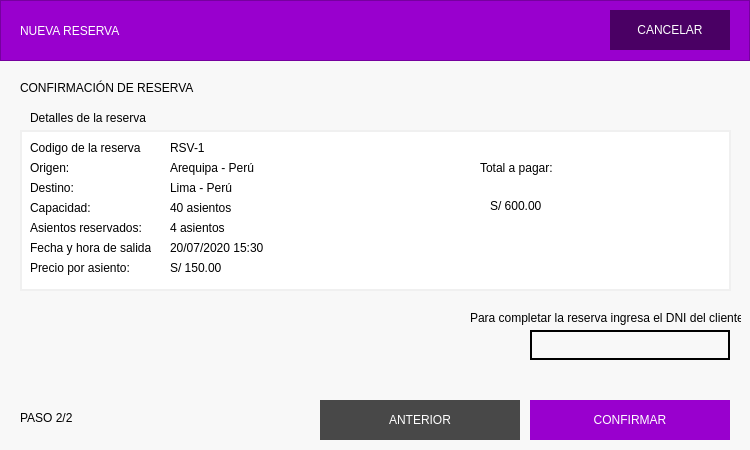
<?xml version="1.0" encoding="UTF-8"?>
<ui version="4.0">
 <class>NuevaReservaDView</class>
 <widget class="QWidget" name="NuevaReservaDView">
  <property name="geometry">
   <rect>
    <x>0</x>
    <y>0</y>
    <width>750</width>
    <height>450</height>
   </rect>
  </property>
  <property name="windowTitle">
   <string>Form</string>
  </property>
  <property name="styleSheet">
   <string notr="true">background-color: #f8f8f8;</string>
  </property>
  <widget class="QLabel" name="label_5">
   <property name="geometry">
    <rect>
     <x>20</x>
     <y>80</y>
     <width>231</width>
     <height>16</height>
    </rect>
   </property>
   <property name="styleSheet">
    <string notr="true">font: 800 12pt &quot;Roboto&quot;;</string>
   </property>
   <property name="text">
    <string>CONFIRMACIÓN DE RESERVA</string>
   </property>
  </widget>
  <widget class="QPushButton" name="btnConfirmar">
   <property name="geometry">
    <rect>
     <x>530</x>
     <y>400</y>
     <width>200</width>
     <height>40</height>
    </rect>
   </property>
   <property name="styleSheet">
    <string notr="true">QPushButton{
background-color: #9900CE;
color: #ffffff;
font: 800 10pt &quot;Roboto&quot;;
border:none;
transition: all .5s;
}

QPushButton:hover{
	background-color: #6B0C8C
}

QPushButton:pressed{
	background-color: #A30DD8;
}</string>
   </property>
   <property name="text">
    <string>CONFIRMAR</string>
   </property>
  </widget>
  <widget class="QFrame" name="frame">
   <property name="geometry">
    <rect>
     <x>0</x>
     <y>0</y>
     <width>750</width>
     <height>61</height>
    </rect>
   </property>
   <property name="styleSheet">
    <string notr="true">background-color: rgb(153, 0, 206);</string>
   </property>
   <property name="frameShape">
    <enum>QFrame::StyledPanel</enum>
   </property>
   <property name="frameShadow">
    <enum>QFrame::Raised</enum>
   </property>
   <widget class="QLabel" name="label">
    <property name="geometry">
     <rect>
      <x>20</x>
      <y>10</y>
      <width>321</width>
      <height>41</height>
     </rect>
    </property>
    <property name="styleSheet">
     <string notr="true">font: 800 30pt &quot;Roboto&quot;;
color: #FFFFFF;</string>
    </property>
    <property name="text">
     <string>NUEVA RESERVA</string>
    </property>
   </widget>
   <widget class="QPushButton" name="btnCancelar">
    <property name="geometry">
     <rect>
      <x>610</x>
      <y>10</y>
      <width>120</width>
      <height>40</height>
     </rect>
    </property>
    <property name="styleSheet">
     <string notr="true">QPushButton{
background-color: #4A0064;
border: none;
color: #FFFFFF;
font: 800 10pt &quot;Roboto&quot;;
}

QPushButton:hover{
background-color: #F94E4E;
}

QPushButton:pressed{
background-color: #EE2525;
}</string>
    </property>
    <property name="text">
     <string>CANCELAR</string>
    </property>
   </widget>
  </widget>
  <widget class="QLabel" name="label_6">
   <property name="geometry">
    <rect>
     <x>20</x>
     <y>410</y>
     <width>181</width>
     <height>16</height>
    </rect>
   </property>
   <property name="styleSheet">
    <string notr="true">font: 800 12pt &quot;Roboto&quot;;</string>
   </property>
   <property name="text">
    <string>PASO 2/2</string>
   </property>
  </widget>
  <widget class="QPushButton" name="btnAnterior">
   <property name="geometry">
    <rect>
     <x>320</x>
     <y>400</y>
     <width>200</width>
     <height>40</height>
    </rect>
   </property>
   <property name="styleSheet">
    <string notr="true">QPushButton{
background-color: #484848;
color: #ffffff;
font: 800 10pt &quot;Roboto&quot;;
border:none;
transition: all .5s;
}

QPushButton:hover{
	background-color: #333232
}

QPushButton:pressed{
	background-color: #484848;
}</string>
   </property>
   <property name="text">
    <string>ANTERIOR</string>
   </property>
  </widget>
  <widget class="QFrame" name="frame_2">
   <property name="geometry">
    <rect>
     <x>20</x>
     <y>130</y>
     <width>711</width>
     <height>161</height>
    </rect>
   </property>
   <property name="styleSheet">
    <string notr="true">background-color: #FFFFFF;
border: 2px solid #f0f0f0;</string>
   </property>
   <property name="frameShape">
    <enum>QFrame::StyledPanel</enum>
   </property>
   <property name="frameShadow">
    <enum>QFrame::Raised</enum>
   </property>
   <widget class="QLabel" name="label_3">
    <property name="geometry">
     <rect>
      <x>10</x>
      <y>10</y>
      <width>111</width>
      <height>16</height>
     </rect>
    </property>
    <property name="styleSheet">
     <string notr="true">font: 800 8pt &quot;Roboto&quot;;
border: none;</string>
    </property>
    <property name="text">
     <string>Codigo de la reserva:</string>
    </property>
   </widget>
   <widget class="QLabel" name="label_4">
    <property name="geometry">
     <rect>
      <x>10</x>
      <y>30</y>
      <width>111</width>
      <height>16</height>
     </rect>
    </property>
    <property name="styleSheet">
     <string notr="true">font: 800 8pt &quot;Roboto&quot;;
border: none;</string>
    </property>
    <property name="text">
     <string>Origen:</string>
    </property>
   </widget>
   <widget class="QLabel" name="label_7">
    <property name="geometry">
     <rect>
      <x>10</x>
      <y>50</y>
      <width>111</width>
      <height>16</height>
     </rect>
    </property>
    <property name="styleSheet">
     <string notr="true">font: 800 8pt &quot;Roboto&quot;;
border: none;</string>
    </property>
    <property name="text">
     <string>Destino:</string>
    </property>
   </widget>
   <widget class="QLabel" name="label_8">
    <property name="geometry">
     <rect>
      <x>10</x>
      <y>70</y>
      <width>111</width>
      <height>16</height>
     </rect>
    </property>
    <property name="styleSheet">
     <string notr="true">font: 800 8pt &quot;Roboto&quot;;
border: none;</string>
    </property>
    <property name="text">
     <string>Capacidad:</string>
    </property>
   </widget>
   <widget class="QLabel" name="label_9">
    <property name="geometry">
     <rect>
      <x>10</x>
      <y>90</y>
      <width>111</width>
      <height>16</height>
     </rect>
    </property>
    <property name="styleSheet">
     <string notr="true">font: 800 8pt &quot;Roboto&quot;;
border: none;</string>
    </property>
    <property name="text">
     <string>Asientos reservados:</string>
    </property>
   </widget>
   <widget class="QLabel" name="label_10">
    <property name="geometry">
     <rect>
      <x>10</x>
      <y>110</y>
      <width>121</width>
      <height>16</height>
     </rect>
    </property>
    <property name="styleSheet">
     <string notr="true">font: 800 8pt &quot;Roboto&quot;;
border: none;</string>
    </property>
    <property name="text">
     <string>Fecha y hora de salida:</string>
    </property>
   </widget>
   <widget class="QLabel" name="label_11">
    <property name="geometry">
     <rect>
      <x>10</x>
      <y>130</y>
      <width>121</width>
      <height>16</height>
     </rect>
    </property>
    <property name="styleSheet">
     <string notr="true">font: 800 8pt &quot;Roboto&quot;;
border: none;</string>
    </property>
    <property name="text">
     <string>Precio por asiento:</string>
    </property>
   </widget>
   <widget class="QLabel" name="label_12">
    <property name="geometry">
     <rect>
      <x>460</x>
      <y>30</y>
      <width>111</width>
      <height>16</height>
     </rect>
    </property>
    <property name="styleSheet">
     <string notr="true">font: 800 8pt &quot;Roboto&quot;;
border: none;</string>
    </property>
    <property name="text">
     <string>Total a pagar:</string>
    </property>
   </widget>
   <widget class="QLabel" name="lblPrecioTotal">
    <property name="geometry">
     <rect>
      <x>470</x>
      <y>50</y>
      <width>201</width>
      <height>51</height>
     </rect>
    </property>
    <property name="styleSheet">
     <string notr="true">font: 800 30pt &quot;Roboto&quot;;
border: none;</string>
    </property>
    <property name="text">
     <string>S/ 600.00</string>
    </property>
   </widget>
   <widget class="QLabel" name="lblCodigoReserva">
    <property name="geometry">
     <rect>
      <x>150</x>
      <y>10</y>
      <width>111</width>
      <height>16</height>
     </rect>
    </property>
    <property name="styleSheet">
     <string notr="true">font: 8pt &quot;Roboto&quot;;
border: none;</string>
    </property>
    <property name="text">
     <string>RSV-1</string>
    </property>
   </widget>
   <widget class="QLabel" name="lblOrigen">
    <property name="geometry">
     <rect>
      <x>150</x>
      <y>30</y>
      <width>111</width>
      <height>16</height>
     </rect>
    </property>
    <property name="styleSheet">
     <string notr="true">font: 8pt &quot;Roboto&quot;;
border: none;</string>
    </property>
    <property name="text">
     <string>Arequipa - Perú</string>
    </property>
   </widget>
   <widget class="QLabel" name="lblDestino">
    <property name="geometry">
     <rect>
      <x>150</x>
      <y>50</y>
      <width>111</width>
      <height>16</height>
     </rect>
    </property>
    <property name="styleSheet">
     <string notr="true">font: 8pt &quot;Roboto&quot;;
border: none;</string>
    </property>
    <property name="text">
     <string>Lima - Perú</string>
    </property>
   </widget>
   <widget class="QLabel" name="lblCapacidad">
    <property name="geometry">
     <rect>
      <x>150</x>
      <y>70</y>
      <width>111</width>
      <height>16</height>
     </rect>
    </property>
    <property name="styleSheet">
     <string notr="true">font: 8pt &quot;Roboto&quot;;
border: none;</string>
    </property>
    <property name="text">
     <string>40 asientos</string>
    </property>
   </widget>
   <widget class="QLabel" name="lblAsientosReservados">
    <property name="geometry">
     <rect>
      <x>150</x>
      <y>90</y>
      <width>111</width>
      <height>16</height>
     </rect>
    </property>
    <property name="styleSheet">
     <string notr="true">font: 8pt &quot;Roboto&quot;;
border: none;</string>
    </property>
    <property name="text">
     <string>4 asientos</string>
    </property>
   </widget>
   <widget class="QLabel" name="lblFechaPartida">
    <property name="geometry">
     <rect>
      <x>150</x>
      <y>110</y>
      <width>111</width>
      <height>16</height>
     </rect>
    </property>
    <property name="styleSheet">
     <string notr="true">font: 8pt &quot;Roboto&quot;;
border: none;</string>
    </property>
    <property name="text">
     <string>20/07/2020 15:30</string>
    </property>
   </widget>
   <widget class="QLabel" name="lblPrecioAsiento">
    <property name="geometry">
     <rect>
      <x>150</x>
      <y>130</y>
      <width>111</width>
      <height>16</height>
     </rect>
    </property>
    <property name="styleSheet">
     <string notr="true">font: 8pt &quot;Roboto&quot;;
border: none;</string>
    </property>
    <property name="text">
     <string>S/ 150.00</string>
    </property>
   </widget>
  </widget>
  <widget class="QLabel" name="label_2">
   <property name="geometry">
    <rect>
     <x>30</x>
     <y>110</y>
     <width>131</width>
     <height>16</height>
    </rect>
   </property>
   <property name="styleSheet">
    <string notr="true">font: 8pt &quot;Roboto&quot;;</string>
   </property>
   <property name="text">
    <string>Detalles de la reserva</string>
   </property>
  </widget>
  <widget class="QLabel" name="label_13">
   <property name="geometry">
    <rect>
     <x>470</x>
     <y>310</y>
     <width>271</width>
     <height>16</height>
    </rect>
   </property>
   <property name="styleSheet">
    <string notr="true">font: 8pt &quot;Roboto&quot;;</string>
   </property>
   <property name="text">
    <string>Para completar la reserva ingresa el DNI del cliente:</string>
   </property>
  </widget>
  <widget class="QLineEdit" name="txtDniCliente">
   <property name="geometry">
    <rect>
     <x>530</x>
     <y>330</y>
     <width>200</width>
     <height>30</height>
    </rect>
   </property>
   <property name="styleSheet">
    <string notr="true">border: 2px solid #000000;
font: 800 14pt &quot;Roboto&quot;;</string>
   </property>
  </widget>
 </widget>
 <resources/>
 <connections/>
</ui>
